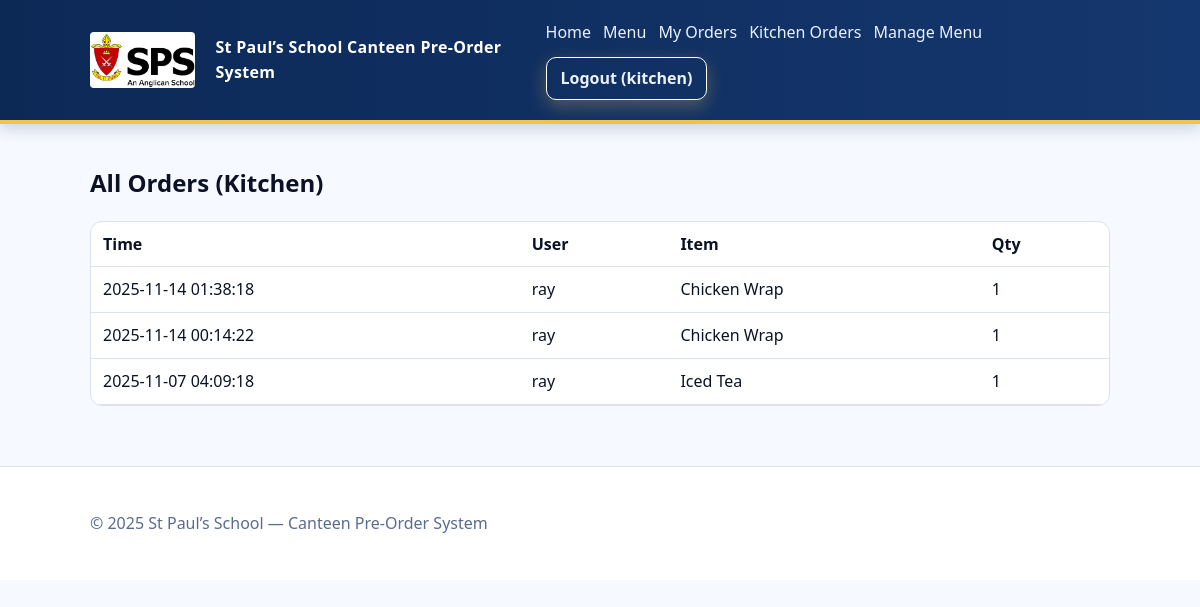
/kitchen/orders (signed in), run on the app's committed database.
### sps-canteen-complete/models.py (models this page shows)
class Order(db.Model):
    __tablename__ = 'orders'
    id = db.Column(db.Integer, primary_key=True)
    user_id = db.Column(db.Integer, db.ForeignKey('users.id'), nullable=False)
    item_id = db.Column(db.Integer, db.ForeignKey('menu_items.id'), nullable=False)
    quantity = db.Column(db.Integer, default=1)
    created_at = db.Column(db.DateTime, server_default=db.func.now())
    menu_item = db.relationship('MenuItem')

class User(db.Model):
    __tablename__ = 'users'
    id = db.Column(db.Integer, primary_key=True)
    username = db.Column(db.String(80), unique=True, nullable=False)
    password = db.Column(db.String(120), nullable=False)
    role = db.Column(db.String(20), default='student')
    orders = db.relationship('Order', backref='user', lazy=True)

class MenuItem(db.Model):
    __tablename__ = 'menu_items'
    id = db.Column(db.Integer, primary_key=True)
    name = db.Column(db.String(100), nullable=False)
    price = db.Column(db.Float, nullable=False)
    available = db.Column(db.Boolean, default=True)

### sps-canteen-complete/app.py (the view)
    def wrapped(*a, **kw):
        if 'user_id' not in session:
            flash("Please log in first.", "error")
            return redirect(url_for('login'))
        u = User.query.get(session['user_id'])
        if not u or u.role != "kitchen":
            abort(403)
        return view(*a, **kw)

### sps-canteen-complete/app.py (called while the page is built)
def kitchen_required(view):
    def wrapped(*a, **kw):
        if 'user_id' not in session:
            flash("Please log in first.", "error")
            return redirect(url_for('login'))
        u = User.query.get(session['user_id'])
        if not u or u.role != "kitchen":
            abort(403)
        return view(*a, **kw)
    wrapped.__name__ = view.__name__
    return wrapped

@app.route('/kitchen/orders')
@kitchen_required
def kitchen_orders():
    orders = Order.query.order_by(Order.created_at.desc()).all()
    return render_template('kitchen_orders.html', orders=orders)

### sps-canteen-complete /templates/kitchen_orders.html
{% extends "base.html" %}
{% block content %}
<h2>All Orders (Kitchen)</h2>
{% if orders %}
<div class="table-wrap">
  <table class="table">
    <thead><tr><th>Time</th><th>User</th><th>Item</th><th>Qty</th></tr></thead>
    <tbody>
    {% for o in orders %}
      <tr>
        <td>{{ o.created_at or "" }}</td>
        <td>{{ o.user.username }}</td>
        <td>{{ o.menu_item.name }}</td>
        <td>{{ o.quantity }}</td>
      </tr>
    {% endfor %}
    </tbody>
  </table>
</div>
{% else %}
<div class="empty"><p>No orders yet.</p></div>
{% endif %}
{% endblock %}

### sps-canteen-complete /static/sps-theme.css (style rules this page uses)
:root { --blue:#0c2956; --blue-2:#15376f; --gold:#f2c14e; --text:#0b1225; --paper:#ffffff; --muted:#5a6b8f; --line:#dbe2f1; }
* { box-sizing:border-box }
html,body { margin:0;padding:0;background:#f6f9ff;color:var(--text);font:16px/1.55 system-ui,-apple-system,Segoe UI,Roboto,Arial }
.table-wrap { overflow:auto;border:1px solid var(--line);border-radius:12px;background:#fff }
.table { width:100%;border-collapse:collapse }
.table th,.table td { padding:10px 12px;border-bottom:1px solid var(--line);text-align:left }

### data on the page
Order: created_at "2025-11-14 01:38:18", user.username "ray", menu_item.name "Chicken Wrap", quantity "1"
Order: created_at "2025-11-14 00:14:22", user.username "ray", menu_item.name "Chicken Wrap", quantity "1"
Order: created_at "2025-11-07 04:09:18", user.username "ray", menu_item.name "Iced Tea", quantity "1"

### other printed values
{{ session.get('username') }} "kitchen"
